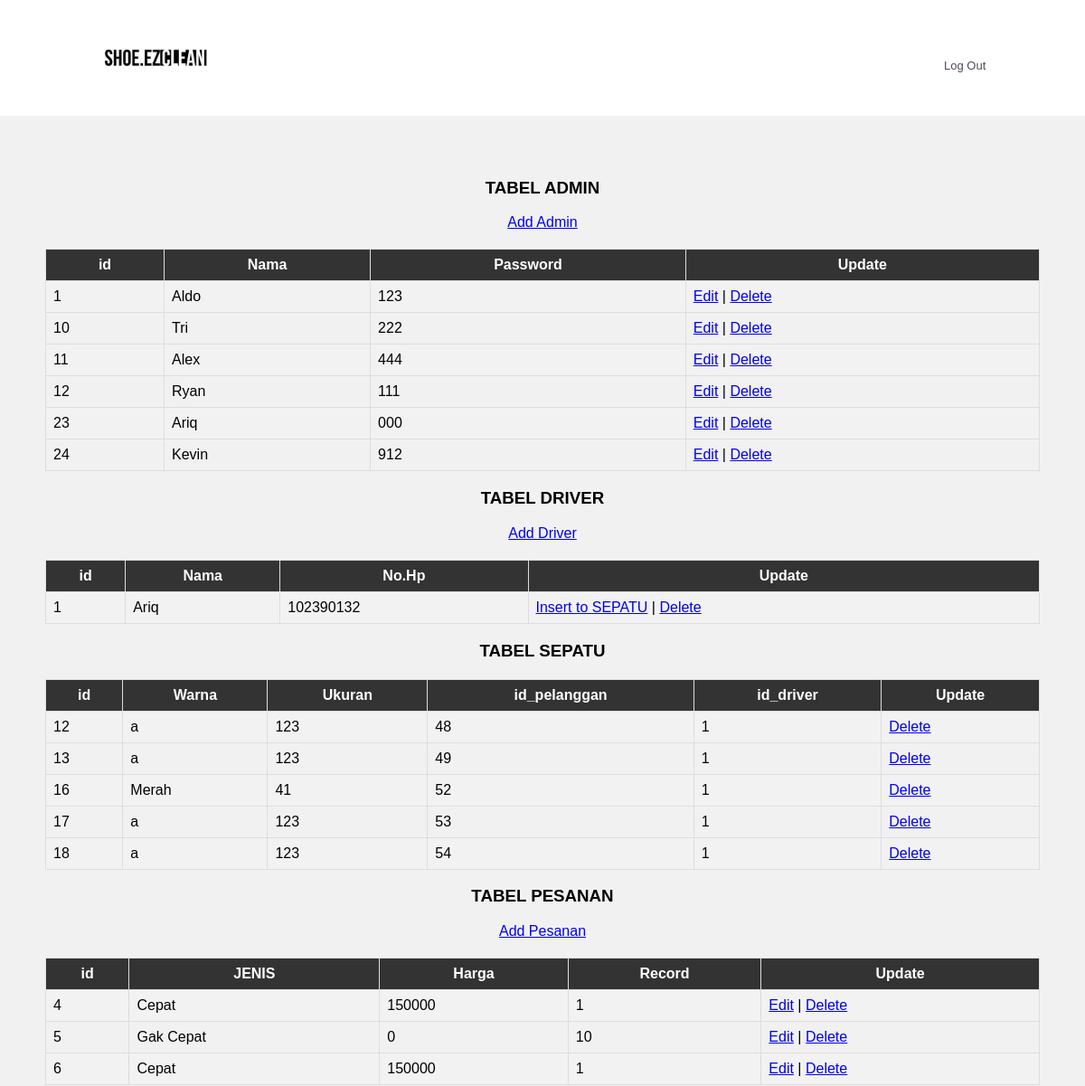
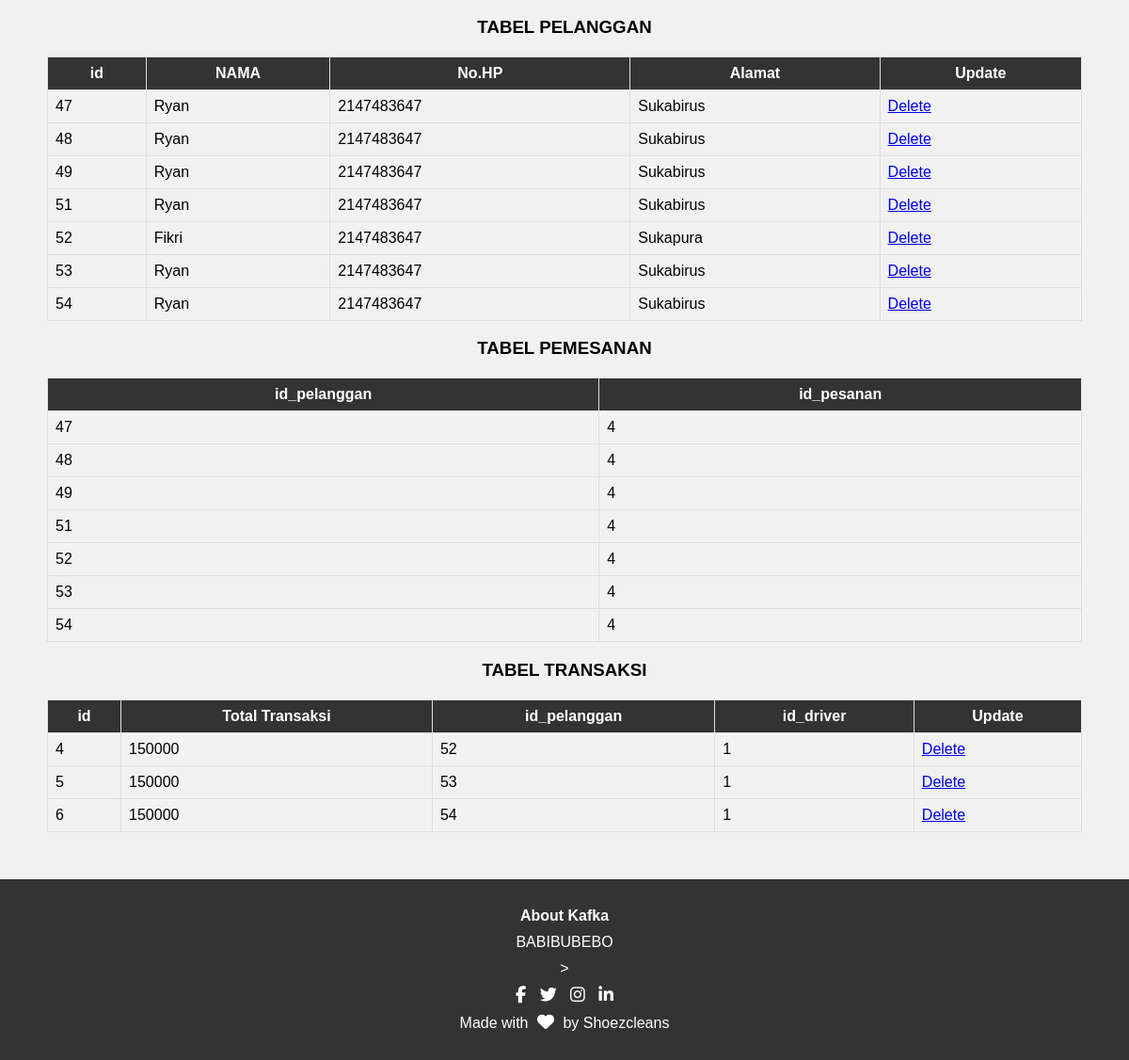
The page /home.php (signed in) on the database its author committed (2 pictures, top to bottom).
### tables this page shows
CREATE TABLE `toko` (
  `id_admin` int(1) NOT NULL,
  `Nama` varchar(256) NOT NULL,
  `Password` varchar(255) NOT NULL
);

CREATE TABLE `driver` (
  `id_driver` int(11) NOT NULL,
  `Nama` varchar(255) NOT NULL,
  `Nomor_HP` bigint(12) NOT NULL
);

CREATE TABLE `sepatu` (
  `id_sepatu` int(11) NOT NULL,
  `warna` varchar(255) NOT NULL,
  `ukuran` int(11) NOT NULL,
  `id_pelanggan` int(11) NOT NULL,
  `id_driver` int(11) NOT NULL
);

CREATE TABLE `pesanan` (
  `id_pesanan` int(11) NOT NULL,
  `Jenis` varchar(255) NOT NULL,
  `Harga` int(11) NOT NULL,
  `id_admin` int(11) NOT NULL
);

CREATE TABLE `pelanggan` (
  `id_pelanggan` int(11) NOT NULL,
  `Nama` varchar(255) NOT NULL,
  `Nomor_HP` bigint(12) NOT NULL,
  `Alamat` varchar(255) NOT NULL
);

CREATE TABLE `pemesanan` (
  `id_pelanggan` int(11) NOT NULL,
  `id_pesanan` int(11) NOT NULL
);

CREATE TABLE `transaksi` (
  `id_transaksi` int(11) NOT NULL,
  `total_transaksi` int(11) NOT NULL,
  `id_pelanggan` int(11) NOT NULL,
  `id_driver` int(11) NOT NULL
);

### Home.php (the view, shortened to what this page needs)
<?php
include_once("config.php");
$result = mysqli_query($mysqli, "SELECT * FROM toko ORDER BY id_admin ASC");
$result2= mysqli_query($mysqli, "SELECT * FROM pesanan ORDER BY id_pesanan ASC");
$result3= mysqli_query($mysqli, "SELECT * FROM pelanggan ORDER BY id_pelanggan ASC");
$result4= mysqli_query($mysqli, "SELECT * FROM sepatu ORDER BY id_sepatu ASC");
$result5= mysqli_query($mysqli, "SELECT * FROM driver ORDER BY id_driver ASC");
$result6= mysqli_query($mysqli, "SELECT * FROM transaksi ORDER BY id_transaksi ASC");
$result7= mysqli_query($mysqli, "SELECT * FROM pemesanan ORDER BY id_pesanan ASC");
?>
<?php
if(isset($_SESSION['id']) && isset($_SESSION['Nama'])) {
    ?>
<html>
<head>
    <link rel="stylesheet" href="adnin.css">
</head>
<body>
    <nav>
        <a href="Home.php"><img src="6TtBpggTGKvxfi5BnjRQ_image.jpeg"></a>
        <div class="nav-links" id="navLinks">
            <i class="fa fa-times"></i>
            <ul>
                <li><a href="logout.php">Log Out</a></li>
            </ul>
        </div>
        <i class="fa fa-bars"></i>
    </nav>
    <section class="header">
        <div class="konte">
            <h3 style="font-height:2000;">TABEL ADMIN</h3>
            <table class="Tabel">
            <tr>
                <th>id</th> <th>Nama</th> <th>Password</th> <th>Update</th>
            </tr>
            <?php
            while($table = mysqli_fetch_array($result)) {
                    echo "<tr>";
                    echo "<td>".$table['id_admin']."</td>";
                    echo "<td>".$table['Nama']."</td>";
                    echo "<td>".$table['Password']."</td>";
                    echo "<td><a href='edit.php?id=$table[id_admin]&query=toko'>Edit</a> | <a href='delete.php?id=$table[id_admin]&query=toko'>Delete</a></td></tr>";
                }
                echo "<a href='add.php?query=toko'>Add Admin</a>";
            ?>
            </table>
            <h3 style="font-height:2000;">TABEL DRIVER</h3>
            <table class="Tabel">
            <tr>
                <th>id</th> <th>Nama</th> <th>No.Hp</th> <th>Update</th>
            </tr>
            <?php
            while($user_data = mysqli_fetch_array($result5)) {
                echo "<tr>";
                echo "<td>".$user_data['id_driver']."</td>";
                echo "<td>".$user_data['Nama']."</td>";
                echo "<td>".$user_data['Nomor_HP']."</td>";
                echo "<td><a href='Home.php?id=$user_data[id_driver]'>Insert to SEPATU</a> | <a href='delete.php?id=$user_data[id_driver]&query=driver'>Delete</a></td></tr>";
            }
                echo "<a href='add.php?query=driver'>Add Driver</a>";
            ?>
            </table>
            <h3 style="font-height:2000;">TABEL SEPATU</h3>
            <table class="Tabel">
            <tr>
                <th>id</th> <th>Warna</th> <th>Ukuran</th> <th>id_pelanggan</th> <th>id_driver</th> <th>Update</th>
            </tr>
            <?php
            while($user_data = mysqli_fetch_array($result4)) {
                echo "<tr>";
                echo "<td>".$user_data['id_sepatu']."</td>";
                echo "<td>".$user_data['warna']."</td>";
                echo "<td>".$user_data['ukuran']."</td>";
                echo "<td>".$user_data['id_pelanggan']."</td>";
                echo "<td>".$user_data['id_driver']."</td>";
                if(isset($_GET['id'])) echo "<td><a href='Home.php?id=".$_GET['id']."&ide=$user_data[id_sepatu]'>Insert</a> | <a href='delete.php?id=$user_data[id_sepatu]&query=sepatu'>Delete</a></td></tr>";
                else echo "<td><a href='delete.php?id=$user_data[id_sepatu]&query=sepatu'>Delete</a></td></tr>";
            }
            ?>
            </table>
            <h3 style="font-height:2000;">TABEL PESANAN</h3>
            <table class="Tabel">
            <tr>
                <th>id</th> <th>JENIS</th> <th>Harga</th> <th>Record</th> <th>Update</th>
            </tr>
            <?php
            while($user_data = mysqli_fetch_array($result2)) {
                echo "<tr>";
                echo "<td>".$user_data['id_pesanan']."</td>";
                echo "<td>".$user_data['Jenis']."</td>";
                echo "<td>".$user_data['Harga']."</td>";
                echo "<td>".$user_data['id_admin']."</td>";
                echo "<td><a href='edit.php?id=$user_data[id_pesanan]&query=pesanan'>Edit</a> | <a href='delete.php?id=$user_data[id_pesanan]&query=pesanan'>Delete</a></td></tr>";
                }
                echo "<a href='add.php?query=pesanan'>Add Pesanan</a>";
            ?>
            </table>
            <h3 style="font-height:2000;">TABEL PELANGGAN</h3>
            <table class="Tabel">
            <tr>
                <th>id</th> <th>NAMA</th> <th>No.HP</th> <th>Alamat</th> <th>Update</th>
            </tr>
            <?php
            while($user_data = mysqli_fetch_array($result3)) {
                echo "<tr>";
                echo "<td>".$user_data['id_pelanggan']."</td>";
                echo "<td>".$user_data['Nama']."</td>";
                echo "<td>".$user_data['Nomor_HP']."</td>";
                echo "<td>".$user_data['Alamat']."</td>";
                echo "<td><a href='delete.php?id=$user_data[id_pelanggan]&query=pelanggan'>Delete</a></td></tr>";
            }
            ?>
            </table>
            <h3 style="font-height:2000;">TABEL PEMESANAN</h3>
            <table class="Tabel">
            <tr>
                <th>id_pelanggan</th> <th>id_pesanan</th>
            </tr>
            <?php
            while($user_data = mysqli_fetch_array($result7)) {
                echo "<tr>";
                echo "<td>".$user_data['id_pelanggan']."</td>";
                echo "<td>".$user_data['id_pesanan']."</td></tr>";
                }
            ?>
            </table>
            <h3 style="font-height:2000;">TABEL TRANSAKSI</h3>
            <table class="Tabel">
            <tr>
                <th>id</th> <th>Total Transaksi</th> <th>id_pelanggan</th> <th>id_driver</th> <th>Update</th>
            </tr>
            <?php
            while($user_data = mysqli_fetch_array($result6)) {
                echo "<tr>";
                echo "<td>".$user_data['id_transaksi']."</td>";
                echo "<td>".$user_data['total_transaksi']."</td>";
                echo "<td>".$user_data['id_pelanggan']."</td>";
                echo "<td>".$user_data['id_driver']."</td>";
                echo "<td><a href='delete.php?id=$user_data[id_transaksi]&query=transaksi'>Delete</a></td></tr>";
            }
            ?>
            </table>
        </div>
    </section>
    <section class="footer">
    <h4>About Kafka</h4>
    <p>BABIBUBEBO</p>>
    <div class="icons">
        <i class="fa fa-facebook"></i>
        <i class="fa fa-twitter"></i>
        <i class="fa fa-instagram"></i>
        <i class="fa fa-linkedin"></i>
    </div>
    <p>Made with <i class="fa fa-heart"></i> by Shoezcleans</p>
    </section>
</body>
</html>
<?php
}
else{
    header("Location:index.php");
    exit();
}
?>

### adnin.css (style rules this page uses)
body { font-family: "Arial", sans-serif; margin: 0; padding: 0; box-sizing: border-box; }
nav { max-height: 10vh; background-color: #fff; display:flex; padding:2% 6%; justify-content: space-between; align-items:center; position: sticky; top:0; overflow: visible; z-index: 2; }
nav img { max-height: 10vh; width:200px; object-fit: cover; }
.nav-links { flex:1; text-align: right; }
.nav-links ul li { list-style: none; display: inline-block; padding: 8px 12px; position: relative; }
.nav-links ul li a { color: #524956; text-decoration: none; font-size:13px; }
.nav-links ul li::after { content:''; width: 0%; height:2px; background: #524956; display: block; margin: auto; transition: 0.5s; }
.fa-bars, .fa-times { color: #fff; cursor: pointer; font-size: 24px; }
.header { background-color: #f1f1f1; text-align: center; padding: 50px; }
.konte { max-width: 1200px; margin: 0 auto; }
.Tabel { width: 100%; border-collapse: collapse; margin-top: 20px; }
.Tabel th, .Tabel td { border: 1px solid #ddd; padding: 8px; }
.Tabel th { background-color: #333; color: #fff; }
.Tabel tr:nth-child(even) { background-color: #f2f2f2; }
.footer { background-color: #333; color: #fff; text-align: center; padding: 20px 0; }
.footer h4, .footer p { margin: 10px 0; }
.icons { margin: 10px 0; }
.fa { color: #fff; font-size: 18px; margin: 0 5px; }

### rows shown on the page
toko: id_admin "1", Nama "Aldo", Password "123"
toko: id_admin "10", Nama "Tri", Password "222"
toko: id_admin "11", Nama "Alex", Password "444"
toko: id_admin "12", Nama "Ryan", Password "111"
toko: id_admin "23", Nama "Ariq", Password "000"
toko: id_admin "24", Nama "Kevin", Password "912"
driver: id_driver "1", Nama "Ariq", Nomor_HP "102390132"
sepatu: id_sepatu "12", warna "a", ukuran "123", id_pelanggan "48", id_driver "1"
sepatu: id_sepatu "13", warna "a", ukuran "123", id_pelanggan "49", id_driver "1"
sepatu: id_sepatu "16", warna "Merah", ukuran "41", id_pelanggan "52", id_driver "1"
sepatu: id_sepatu "17", warna "a", ukuran "123", id_pelanggan "53", id_driver "1"
sepatu: id_sepatu "18", warna "a", ukuran "123", id_pelanggan "54", id_driver "1"
pesanan: id_pesanan "4", Jenis "Cepat", Harga "150000", id_admin "1"
pesanan: id_pesanan "5", Jenis "Gak Cepat", Harga "0", id_admin "10"
pesanan: id_pesanan "6", Jenis "Cepat", Harga "150000", id_admin "1"
pelanggan: id_pelanggan "47", Nama "Ryan", Nomor_HP "2147483647", Alamat "Sukabirus"
pelanggan: id_pelanggan "48", Nama "Ryan", Nomor_HP "2147483647", Alamat "Sukabirus"
pelanggan: id_pelanggan "49", Nama "Ryan", Nomor_HP "2147483647", Alamat "Sukabirus"
pelanggan: id_pelanggan "51", Nama "Ryan", Nomor_HP "2147483647", Alamat "Sukabirus"
pelanggan: id_pelanggan "52", Nama "Fikri", Nomor_HP "2147483647", Alamat "Sukapura"
pelanggan: id_pelanggan "53", Nama "Ryan", Nomor_HP "2147483647", Alamat "Sukabirus"
pelanggan: id_pelanggan "54", Nama "Ryan", Nomor_HP "2147483647", Alamat "Sukabirus"
pemesanan: id_pelanggan "47", id_pesanan "4"
pemesanan: id_pelanggan "48", id_pesanan "4"
pemesanan: id_pelanggan "49", id_pesanan "4"
pemesanan: id_pelanggan "51", id_pesanan "4"
pemesanan: id_pelanggan "52", id_pesanan "4"
pemesanan: id_pelanggan "53", id_pesanan "4"
pemesanan: id_pelanggan "54", id_pesanan "4"
transaksi: id_transaksi "4", total_transaksi "150000", id_pelanggan "52", id_driver "1"
transaksi: id_transaksi "5", total_transaksi "150000", id_pelanggan "53", id_driver "1"
transaksi: id_transaksi "6", total_transaksi "150000", id_pelanggan "54", id_driver "1"
